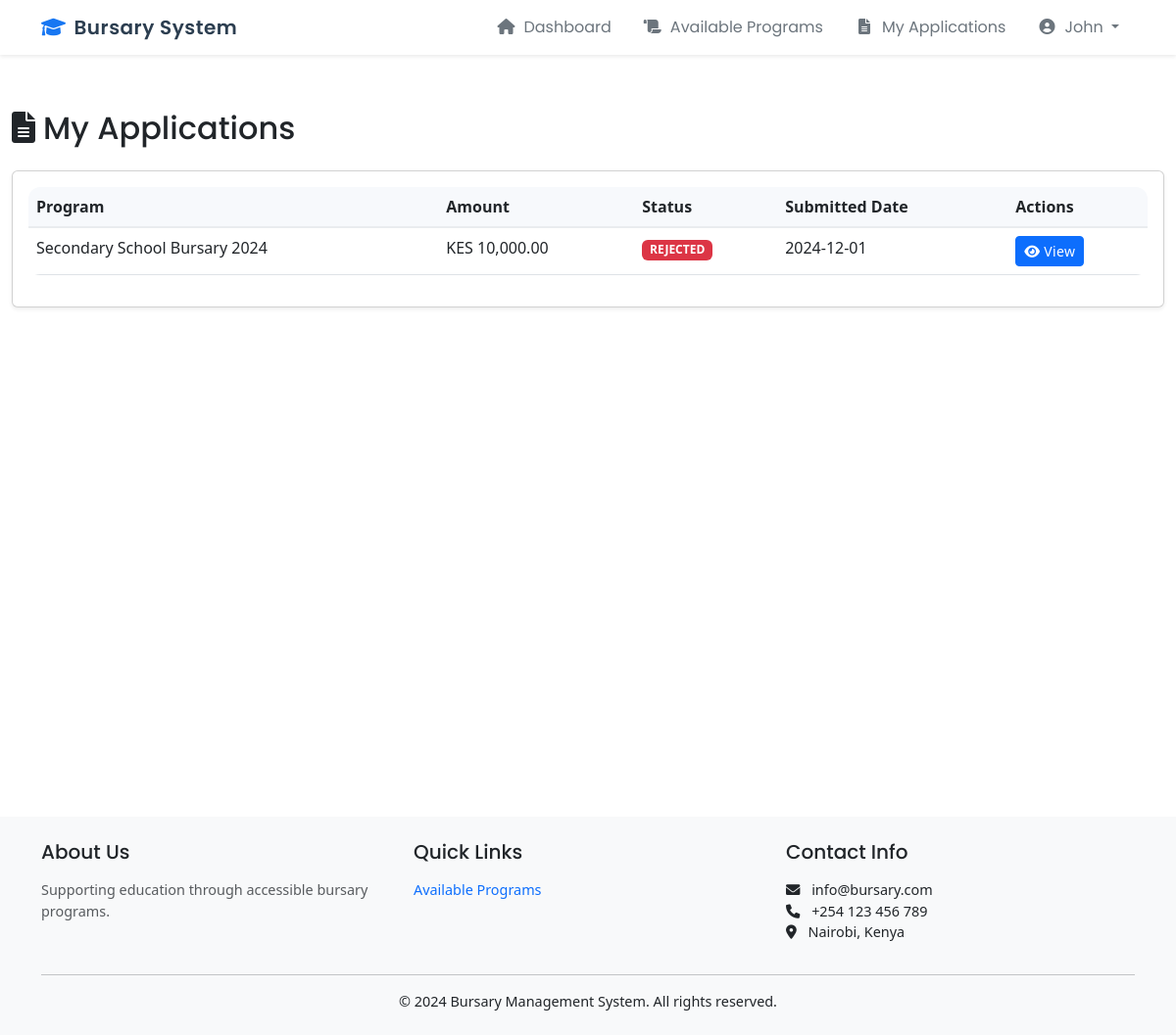
The app's page /student/applications (signed in), older data.
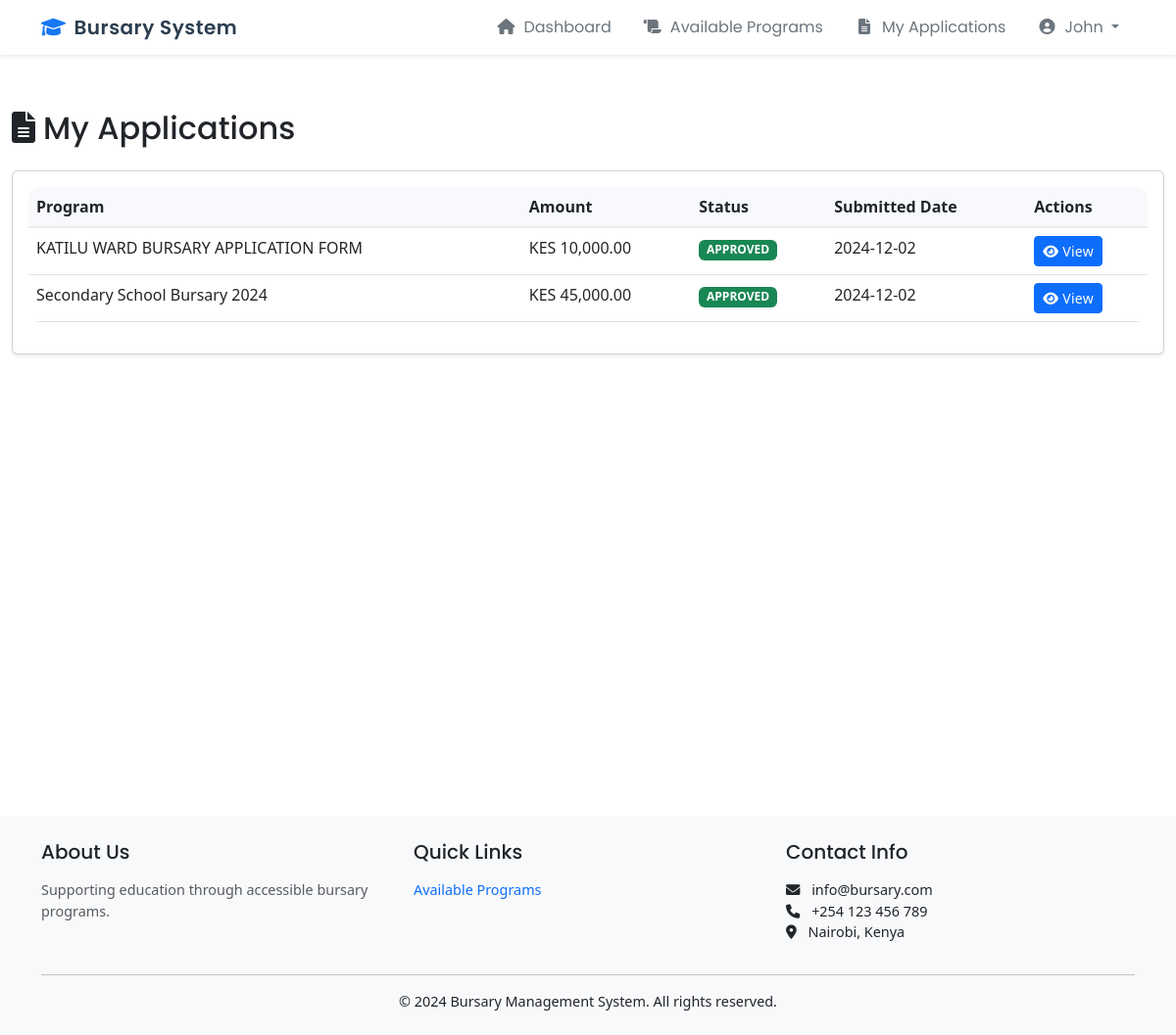
The same page, newer data.
### app/models.py (models this page shows)
class Application(db.Model):
    id = db.Column(db.Integer, primary_key=True)
    student_id = db.Column(db.Integer, db.ForeignKey('user.id'), nullable=False)
    ward_id = db.Column(db.Integer, db.ForeignKey('ward.id'), nullable=False)
    program_id = db.Column(db.Integer, db.ForeignKey('bursary_program.id'), nullable=False)
    status = db.Column(db.String(20), default='PENDING')
    amount = db.Column(db.Float, nullable=False)
    reason = db.Column(db.Text, nullable=False)
    reviewed_by = db.Column(db.Integer, db.ForeignKey('user.id'))
    review_note = db.Column(db.Text)
    created_at = db.Column(db.DateTime, default=datetime.utcnow)
    updated_at = db.Column(db.DateTime, default=datetime.utcnow, onupdate=datetime.utcnow)
    documents = db.relationship('Document', backref='application', lazy='dynamic')
    timeline = db.relationship('ApplicationTimeline', backref='application', lazy='dynamic')

class BursaryProgram(db.Model):
    id = db.Column(db.Integer, primary_key=True)
    name = db.Column(db.String(200), nullable=False)
    description = db.Column(db.Text)
    amount = db.Column(db.Float, nullable=False)
    start_date = db.Column(db.DateTime, nullable=False)
    end_date = db.Column(db.DateTime, nullable=False)
    requirements = db.Column(db.Text)
    ward_id = db.Column(db.Integer, db.ForeignKey('ward.id'))
    status = db.Column(db.String(20), default='ACTIVE')
    created_at = db.Column(db.DateTime, default=datetime.utcnow)
    updated_at = db.Column(db.DateTime, default=datetime.utcnow, onupdate=datetime.utcnow)
    applications = db.relationship('Application', backref='program', lazy='dynamic')

### app/student/routes.py (the view)
@bp.route('/applications')
@login_required
@student_required
def applications():
    student_applications = Application.query.filter_by(student_id=current_user.id).order_by(Application.created_at.desc()).all()
    return render_template('student/applications.html', applications=student_applications)

### app/models.py (called while the page is built)
@login_manager.user_loader
def load_user(id):
    return User.query.get(int(id))

### app/student/routes.py (called while the page is built)
def student_required(f):
    @wraps(f)
    def decorated_function(*args, **kwargs):
        if not current_user.is_authenticated or current_user.role != 'STUDENT':
            flash('Access denied. This page is only for students.', 'error')
            return redirect(url_for('main.index'))
        return f(*args, **kwargs)
    return decorated_function

### app/templates/student/applications.html (shortened to what this page needs)
{% extends "student/base.html" %}
{% block content %}
<div class="container-fluid py-4">
    <div class="row">
        <div class="col-12">
            <h2 class="mb-4">
                <i class="fas fa-file-alt me-2"></i>My Applications
            </h2>
            {% if applications %}
            <div class="card">
                <div class="card-body">
                    <div class="table-responsive">
                        <table class="table table-hover">
                            <thead>
                                <tr>
                                    <th>Program</th>
                                    <th>Amount</th>
                                    <th>Status</th>
                                    <th>Submitted Date</th>
                                    <th>Actions</th>
                                </tr>
                            </thead>
                            <tbody>
                                {% for application in applications %}
                                <tr>
                                    <td>{{ application.program.name }}</td>
                                    <td>KES {{ "{:,.2f}".format(application.amount) }}</td>
                                    <td>
                                        <span class="badge {% if application.status == 'PENDING' %}bg-warning
                                                     {% elif application.status == 'APPROVED' %}bg-success
                                                     {% elif application.status == 'REJECTED' %}bg-danger
                                                     {% endif %}">
                                            {{ application.status }}
                                        </span>
                                    </td>
                                    <td>{{ application.created_at.strftime('%Y-%m-%d') }}</td>
                                    <td>
                                        <a href="{{ url_for('student.view_application', application_id=application.id) }}"
                                           class="btn btn-sm btn-primary">
                                            <i class="fas fa-eye me-1"></i>View
                                        </a>
                                    </td>
                                </tr>
                                {% endfor %}
                            </tbody>
                        </table>
                    </div>
                </div>
            </div>
            {% else %}
            <div class="alert alert-info">
                <i class="fas fa-info-circle me-2"></i>You haven't submitted any applications yet.
            </div>
            {% endif %}
        </div>
    </div>
</div>
{% endblock %}

Row changes from the older to the newer data that the page shows:
added Application: program.name "KATILU WARD BURSARY APPLICATION FORM", amount "10,000.00", status "APPROVED", created_at "2024-12-02"
changed Application "Secondary School Bursary 2024": amount "10,000.00" → "45,000.00"; status "REJECTED" → "APPROVED"; created_at "2024-12-01" → "2024-12-02"
